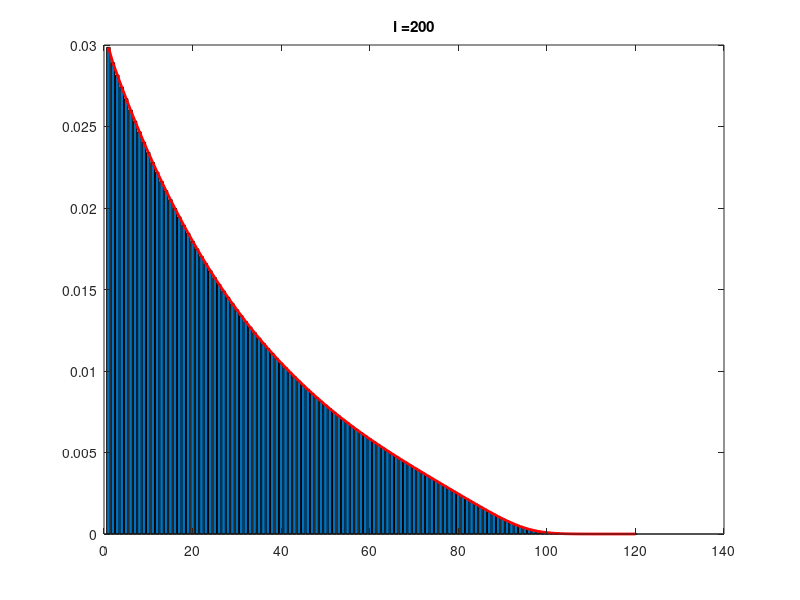

Write MATLAB code to recreate this figure.
%The goal is to find the stable age distribution
%and the rate of population growth based on 
%the known rates of birth/death for various age groups.


%birth-rate by age
% source:   http://www.cdc.gov/nchs/data/statab/t991x07.pdf
% data taken from the year 1999.
%br(i) is the chance that a woman of age (i-1) will give birth this year
br = 1e-3*[
0
0
0
0
0
0
0
0
0
0
0.9
0.9
0.9
0.9
0.9
28.7
28.7
28.7
80.3
80.3
111
111
111
111
111
117.8
117.8
117.8
117.8
117.8
89.6
89.6
89.6
89.6
89.6
38.3
38.3
38.3
38.3
38.3
7.4
7.4
7.4
7.4
7.4
0.4
0.4
0.4
0.4
0.4
0
0
0
0
0
0
0
0
0
0
0
0
0
0
0
0
0
0
0
0
0
0
0
0
0
0
0
0
0
0
0
0
0
0
0
0
0
0
0
0
0
0
0
0
0
0
0
0
0
0
0
0
0
0
0
0
0
0
0
0
0
0
0
0
0
0
0
0
0
0];

%death-rate by age
% source:  http://www.ssa.gov/oact/STATS/table4c6.html
% data taken for females from the year 2009.
%dr(i) is the chance that a woman of age (i-1) will die this year
dr = [
0.005728
0.000373
0.000241
0.000186
0.00015
0.000133
0.000121
0.000112
0.000104
0.000098
0.000094
0.000098
0.000114
0.000143
0.000183
0.000229
0.000274
0.000314
0.000347
0.000374
0.000402
0.000431
0.000458
0.000482
0.000504
0.000527
0.000551
0.000575
0.000602
0.00063
0.000662
0.000699
0.000739
0.00078
0.000827
0.000879
0.000943
0.00102
0.001114
0.001224
0.001345
0.001477
0.001624
0.001789
0.001968
0.002161
0.002364
0.002578
0.0028
0.003032
0.003289
0.003559
0.003819
0.004059
0.004296
0.004556
0.004862
0.005222
0.005646
0.006136
0.006696
0.007315
0.007976
0.008676
0.009435
0.010298
0.011281
0.01237
0.013572
0.014908
0.01644
0.018162
0.020019
0.022003
0.024173
0.026706
0.029603
0.032718
0.036034
0.039683
0.043899
0.048807
0.054374
0.060661
0.067751
0.075729
0.084673
0.094645
0.105694
0.117853
0.131146
0.145585
0.161175
0.17791
0.195774
0.213849
0.231865
0.249525
0.266514
0.282504
0.299455
0.317422
0.336467
0.356655
0.378055
0.400738
0.424782
0.450269
0.477285
0.505922
0.536278
0.568454
0.602561
0.638715
0.677038
0.71766
0.76072
0.806363
0.851378
0.893947
];


%now let's form a Leslie matrix
A = zeros(120, 120);

% r factor
r = 1.0;

%births
A(1,:)  =  r*br';
%ageing & dying
A = A + diag(1-dr(1:end-1), -1);
%assume the same rate of dying beyond 119 years 
A(120,120) = 1-dr(120);


x = rand(120,1);
for i=1:200
    x=A*x;     %next year's population break down
    %normalize to make x(i) just a proportion of poupulation of age (i-1)
    x = x/sum(x);  
    
    %show the resulting age distribution every five years
    if (mod(i,5) == 0)
        bar(x); 
        title( strcat('i = ', num2str(i)) );
        pause(0.2);
    end
end

pause


%recover the same stationary age distribution as
%the eigenvector corresponding to an eigenvalue of maximum modulus
%
%the fact that this works is related to the Perron-Frobenius Thm
%(a simplified version to be covered in the next lecture)
[v,d]=eig(A);
[c,j] = max(abs(diag(d)))
y=v(:,j);
hold on;
plot(y/sum(y),'r', 'Linewidth', 2);
hold off

pause
